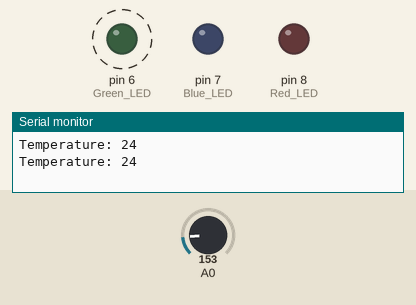
This sketch was run on a simulated Arduino Uno, built with avr-gcc and run on an emulated ATmega328P. Shown: output pins drawn as LEDs (lit = HIGH), the last lines printed to the serial monitor. Dashed ring = blinking. Inputs (shaded band) come from the test bench; at power-on: A0 = 153.

Above: at 1.8 s.
1.9 s: A0 set to 134
5.4 s: A0 set to 117
At 6.4 s:
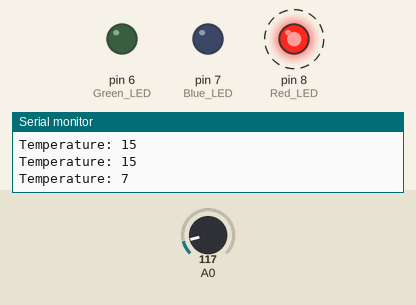
9.5 s: A0 set to 221
At 10.4 s:
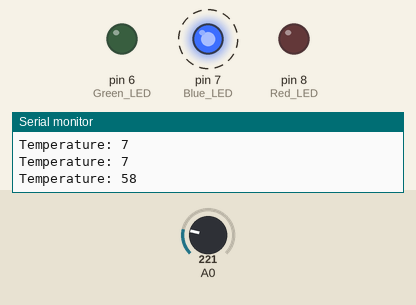
13.6 s: A0 set to 195
At 14.4 s:
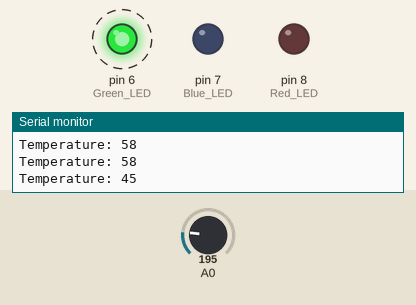
17.7 s: A0 set to 114
At 18.4 s:
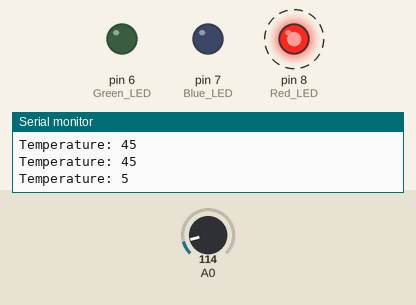
Timing chart, 0 to 22.8 s (numbered marks = the images above; inputs shaded):
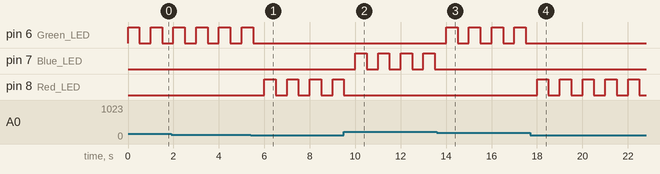

The sketch:

Temperature-Controlled-LED.ino
```cpp
int temperature;  // To store temperature in Celsius

void setup() {
  pinMode(6, OUTPUT);  // Green LED
  pinMode(7, OUTPUT);  // Blue LED
  pinMode(8, OUTPUT);  // Red LED
  Serial.begin(9600);  // Optional: For debugging
}

void loop() {
  int sensorValue = analogRead(A0);  // TMP36 on A0
  float voltage = sensorValue * 5.0 / 1023.0;
  temperature = (voltage - 0.5) * 100;  // TMP36 logic

  Serial.print("Temperature: ");
  Serial.println(temperature);

  if (temperature > 50 && temperature < 70) {
    digitalWrite(7, HIGH);
    delay(500);
    digitalWrite(7, LOW);
    delay(500);
  }
  else if (temperature > 10 && temperature <= 50) {
    digitalWrite(6, HIGH);
    delay(500);
    digitalWrite(6, LOW);
    delay(500);
  }
  else {
    digitalWrite(8, HIGH);
    delay(500);
    digitalWrite(8, LOW);
    delay(500);
  }
}
```

Measured:
- the behaviour switches between 125 and 124 on A0 (found by bisection; images 0 and 1)
- the behaviour switches between 207 and 206 on A0 (found by bisection; images 2 and 3)
- after the input at 5.4 s, pin 6 (Green_LED): goes on until 5.5 s, then stays LOW; pin 8 (Red_LED): alternates HIGH for 0.50 s and LOW for 0.50 s, starting after 0.60 s
- after the input at 9.5 s, pin 7 (Blue_LED): alternates HIGH for 0.50 s and LOW for 0.50 s, starting after 0.50 s; pin 8 (Red_LED): goes on until 9.5 s, then stays LOW
- after the input at 13.6 s, pin 6 (Green_LED): alternates HIGH for 0.50 s and LOW for 0.50 s, starting after 0.41 s; pin 7 (Blue_LED): stops changing and stays LOW
- after the input at 17.7 s, pin 6 (Green_LED): stops changing and stays LOW; pin 8 (Red_LED): alternates HIGH for 0.50 s and LOW for 0.50 s, starting after 0.31 s
- by itself, pin 6 (Green_LED): alternates HIGH for 0.50 s and LOW for 0.50 s
